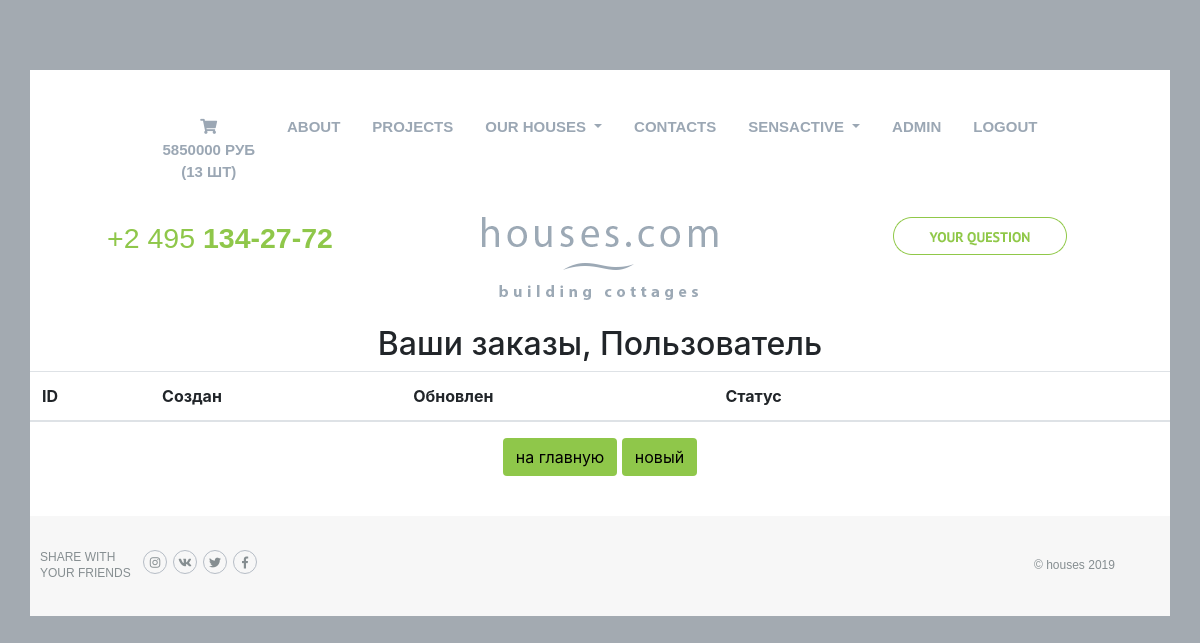
The app's page /order/ (signed in), older data.
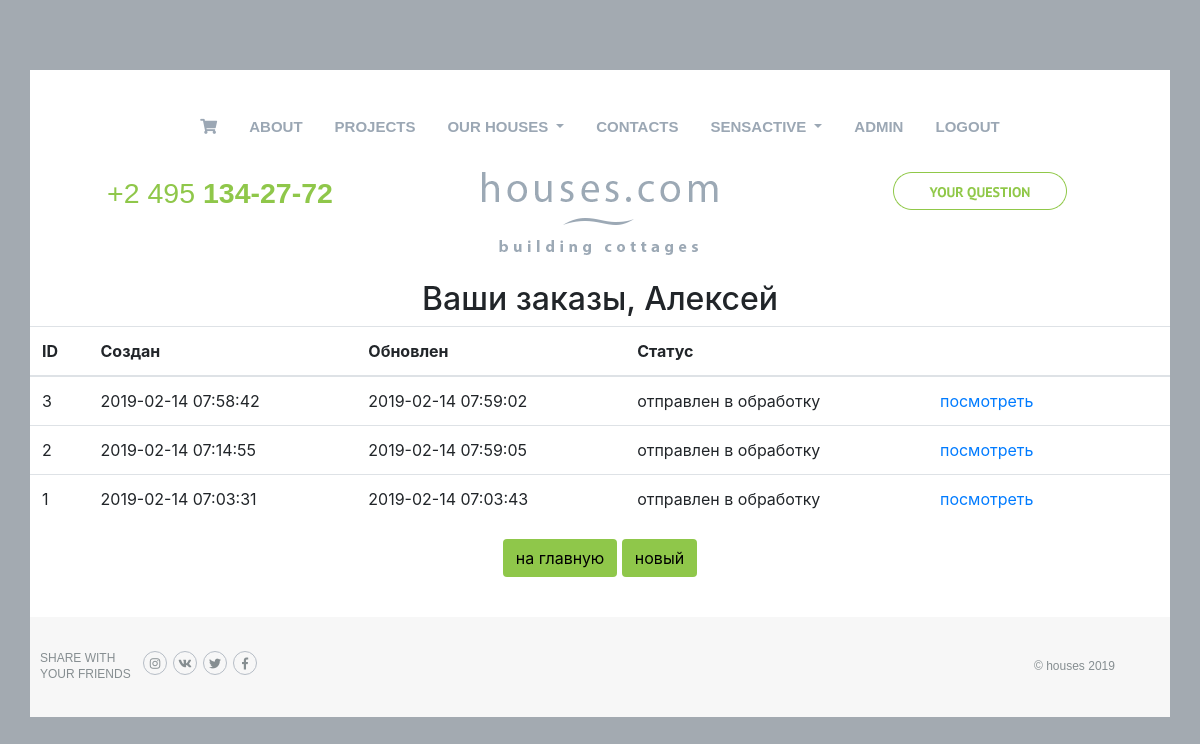
The same page, newer data.
### basketapp/models.py (models this page shows)
class Basket(models.Model):
    user = models.ForeignKey(settings.AUTH_USER_MODEL, on_delete=models.CASCADE, related_name='basket')
    product = models.ForeignKey(Product, on_delete=models.CASCADE)
    quantity = models.PositiveIntegerField(verbose_name='количество', default=0)
    add_datetime = models.DateTimeField(verbose_name='время', auto_now_add=True)
    @property
    def product_cost(self):
        return self.product.price * self.quantity
    @property
    def total_quantity(self):
        _items = Basket.objects.filter(user=self.user, product__is_active=True)
        _totalquantity = sum(list(map(lambda x: x.quantity, _items)))
        return _totalquantity
    @property
    def total_cost(self):
        _items = Basket.objects.filter(user=self.user, product__is_active=True)
        _totalcost = sum(list(map(lambda x: x.product_cost, _items)))
        return _totalcost

### authapp/models.py (models this page shows, shortened)
class ShopUser(AbstractUser):
    avatar = models.ImageField(upload_to='user_avatars/%Y/%m/%d', blank=True)
    age = models.PositiveIntegerField(verbose_name='Возраст', null=True, blank=True, default=18)
    activation_key = models.CharField(max_length=128, blank=True)
    activation_key_expires = models.DateTimeField(default=(now() + timedelta(hours=48)))

### mainapp/models.py (models this page shows, shortened)
class Product(models.Model):
    name = models.CharField(max_length=32, unique=True, verbose_name='Название продукта')
    info = models.TextField(verbose_name='Описание продукта')
    price = models.PositiveIntegerField(verbose_name='Цена')
    img = models.ImageField(upload_to='products/%Y/%m/%d', verbose_name='Картинка продукта')
    category = models.ForeignKey(Category, on_delete=models.SET_NULL, null=True, blank=True, verbose_name='Проект')
    is_active = models.BooleanField(verbose_name='активен', default=True)

### ordersapp/models.py (models this page shows, shortened)
class Order(models.Model):
    FORMING = 'FM'
    SENT_TO_PROCEED = 'STP'
    PROCEEDED = 'PRD'
    PAID = 'PD'
    READY = 'RDY'
    CANCEL = 'CNC'
    ORDER_STATUS_CHOICES = (
        (FORMING, 'формируется'),
        (SENT_TO_PROCEED, 'отправлен в обработку'),
        (PAID, 'оплачен'),
        (PROCEEDED, 'обрабатывается'),
        (READY, 'готов к выдаче'),
        (CANCEL, 'отменен'),
    )
    user = models.ForeignKey(settings.AUTH_USER_MODEL, on_delete=models.CASCADE)
    created = models.DateTimeField(verbose_name='создан', auto_now_add=True)
    updated = models.DateTimeField(verbose_name='обновлен', auto_now=True)
    status = models.CharField(verbose_name='статус', max_length=3, choices=ORDER_STATUS_CHOICES, default=FORMING)
    is_active = models.BooleanField(verbose_name='активен', default=True)
    class Meta:
        ordering = ('-created',)
        verbose_name = 'заказ'
        verbose_name_plural = 'заказы'

### ordersapp/views.py (the view)
# urls.py: path('', ordersapp.OrderList.as_view(), name='orders_list'),
class OrderList(ListView):
    model = Order
    def get_queryset(self):
        return Order.objects.filter(user=self.request.user)

### mainapp/context_processors.py (called while the page is built)
def basket(request):
    basket = []
    if request.user.is_authenticated:
        basket = Basket.objects.filter(user=request.user)
    return {
        'basket': basket
    }

def get_categories(request):
    categories = Category.objects.all().exclude(is_active=False)
    return {
        'categories': categories
    }

### ordersapp/templates/ordersapp/order_list.html (shortened to what this page needs)
{% extends 'mainapp/base.html' %}
{% load static %}
{% block content %}
    <div class="h2 text-center head">
        Ваши заказы,
        {% if user.first_name %}
            {{ user.first_name|title}}
        {% else %}
            Пользователь
        {% endif %}
    </div>
    <table class="table orders_list">
        <thead>
        <tr>
            <th>ID</th>
            <th>Создан</th>
            <th>Обновлен</th>
            <th>Статус</th>
            <th></th>
            <th></th>
            <th></th>
        </tr>
        </thead>
        <tbody>
        {% for item in object_list %}
            {% if item.is_active %}
                <tr>
                    <td class="td1 orders_list">{{ item.pk }}</td>
                    <td>{{ item.created|date:"Y-m-d H:i:s" }}</td>
                    <td>{{ item.updated|date:"Y-m-d H:i:s" }}</td>
                    <td>{{ item.get_status_display }}</td>
                    <td>
                        <a href="{% url 'ordersapp:order_read' item.pk %}">
                            посмотреть
                        </a>
                    </td>
                    <td>
                    </td>
                    <td>
                    </td>
                </tr>
            {% endif %}
        {% endfor %}
        </tbody>
    </table>
    <div class="text-center">
        <button class="btn btn-default btn-round">
            <a class="btnToOrders" href="{% url 'mainapp:main' %}">
                на главную
            </a>
        </button>
        <button class="btn btn-default btn-round">
            <a class="btnToOrders" href="{% url 'ordersapp:order_create' %}">
                новый
            </a>
        </button>
    </div>
{% endblock %}

### mainapp/templates/mainapp/base.html (shortened to what this page needs)
{% load static %}
<!DOCTYPE html>
<html lang="ru">
<head>
    <link rel="stylesheet" href="https://stackpath.bootstrapcdn.com/bootstrap/4.1.3/css/bootstrap.min.css">
    <link rel="stylesheet" href="https://use.fontawesome.com/releases/v5.3.1/css/all.css">
    <link rel="stylesheet" href={% static "style.css" %}>
</head>
<body>
<div class="container">
    <div class="header">
        {% include 'mainapp/include/inc_menu.html' %}
        <div class="info row text-center">
            <div class="phone col-lg-4">+2 495 <b>134-27-72</b></div>
            <a class="col-lg-4" href={% url 'mainapp:main' %}>
                <div class="logo">
                    <img src={% static  "images/LOGO.png" %} alt="logo">
                </div>
            <div class="ur-question col-lg-4">
                <a href={% url 'mainapp:contacts' %}><img src={% static "images/qbutton.png" %} alt="qbutton"></a>
            </div>
        </div>
    </div>
    {% block content %}
    {% endblock %}
    {% include 'mainapp/include/inc_footer.html' %}
</div>
</body>
</html>

### mainapp/templates/mainapp/include/inc_menu.html (shortened to what this page needs)
<ul class="nav justify-content-center d-none d-lg-flex">
    <li class="nav-item">
        <a class="nav-link text-center" href={% url 'basketapp:view' %}>
            <i class="fas fa-shopping-cart"></i><br>
            {% if basket %}
                <span>
                    {{ basket.0.total_cost|floatformat:0 }} руб <br>
                    ({{ basket.0.total_quantity }} шт)
                </span>
            {% endif %}
    </li>
    <li class="nav-item">
        <a class={% if request.resolver_match.url_name == 'main' %} 'nav-link nav-link_active'
        {% else %} nav-link
        {% endif %}
           href={% url 'mainapp:main' %}>About</a>
    </li>
    <li class="nav-item">
        <a class={% if request.resolver_match.url_name == 'projects' %} 'nav-link nav-link_active'
        {% else %} nav-link
        {% endif %}
           href={% url 'mainapp:projects' %}>Projects
    </li>
    <li class="nav-item dropdown">
        <a class="nav-link dropdown-toggle" href="#" id="navbarDropdown" role="button" data-toggle="dropdown" aria-haspopup="true" aria-expanded="false">
            Our houses
        </a>
    </li>
    <li class="nav-item">
        <a class={% if request.resolver_match.url_name == 'contacts' %} 'nav-link nav-link_active'
        {% else %} nav-link
        {% endif %}
           href={% url 'mainapp:contacts' %}>Contacts</a>
    </li>
    {% if user.is_authenticated %}
        <li class="nav-item">
            <div class="dropdown">
                <a class="dropdown-toggle nav-link" href="" data-toggle="dropdown">
                    {{ user.username|default:'User' }}
                </a>
            </div>
        </li>
    {% endif %}
    {% if user.is_superuser %}
        <li class="nav-item">
            <a class={% if request.resolver_match.app_name == 'adminapp' %} 'nav-link nav-link_active'
            {% else %} nav-link
            {% endif %} href="{% url 'adminapp:users' %}">admin</a>
        </li>
    {% endif %}
    <li class="nav-item">
        {% if user.is_authenticated %}
            <a class="nav-link" href="{% url 'auth:logout' %}">logout</a>
        {% else %}
            <a class="nav-link" href="{% url 'auth:login' %}">login</a>
        {% endif %}
    </li>
</ul>

### mainapp/templates/mainapp/include/inc_footer.html
<div class="footer d-flex align-items-center justify-content-md-between justify-content-around flex-column flex-md-row">
    <div class="footerLeft row">
        <div class="text d-flex align-items-center">share with your friends</div>
        <div class="iconsSocial d-flex">
            <a href="#">
                <div class="d-flex justify-content-center align-items-center">
                    <i class="fab fa-instagram"></i>
                </div>
            </a>
            <a href="">
                <div class="d-flex justify-content-center align-items-center">
                    <i class="fab fa-vk"></i>
                </div>
            </a>
            <a href="">
                <div class="d-flex justify-content-center align-items-center">
                    <i class="fab fa-twitter"></i>
                </div>
            </a>
            <a href="">
                <div class="d-flex justify-content-center align-items-center">
                    <i class="fab fa-facebook-f"></i>
                </div>
            </a>
        </div>
    </div>
    <div class="footerRight">
        <div class="text">&copy; houses  {% now 'Y' %}</div>
    </div>
</div>

### static/style.css (style rules this page uses)
body { background: #a3aab1; }
.container { background: #ffffff; margin-top: 70px; padding: 0; }
.nav { padding-top: 38px; }
.nav-link { text-transform: uppercase; font-family: Ubuntu, sans-serif; font-weight: bolder; font-size: 15px; color: #9ba7b4; }
.row { margin: 0; }
.info { padding: 25px 0; }
.info a { text-decoration: none; }
.phone { color: #8fc74a; font-family: 'Ubuntu-light', sans-serif; font-size: 28.5px; }
.footer { height: 100px; background: #f7f7f7; margin-top: 40px; }
.text { width: 100px; font-family: PTSans, sans-serif; text-transform: uppercase; font-size: 12px; line-height: 1.29; text-align: left; color: #868e91; }
.iconsSocial div { margin: 0 3px; height: 24px; width: 24px; border: 1px #b6bdc6 solid; border-radius: 50%; }
.iconsSocial i { font-size: 12px; line-height: 1.29; text-align: left; color: #868e91; }
.iconsSocial a { text-decoration: none; }
.footerLeft { margin-left: 10px; }
.footerRight .text { text-transform: lowercase; width: 136px; }
.btnToOrders { color: #000 !important; }
.btn-default { background: #8fc74a; }

Row changes from the older to the newer data that the page shows:
removed Basket: user+product+quantity "5850000", user+quantity "13"
changed ShopUser "SENSACTIVE": first_name (not shown) → "Алексей"
added Order: pk "3", created "2019-02-14 07:58:42", updated "2019-02-14 07:59:02", status "отправлен в обработку"
added Order: pk "2", created "2019-02-14 07:14:55", updated "2019-02-14 07:59:05", status "отправлен в обработку"
added Order: pk "1", created "2019-02-14 07:03:31", updated "2019-02-14 07:03:43", status "отправлен в обработку"
Text that changed along with them:
text no longer shown: "РУБ ( ШТ) Пользователь"
